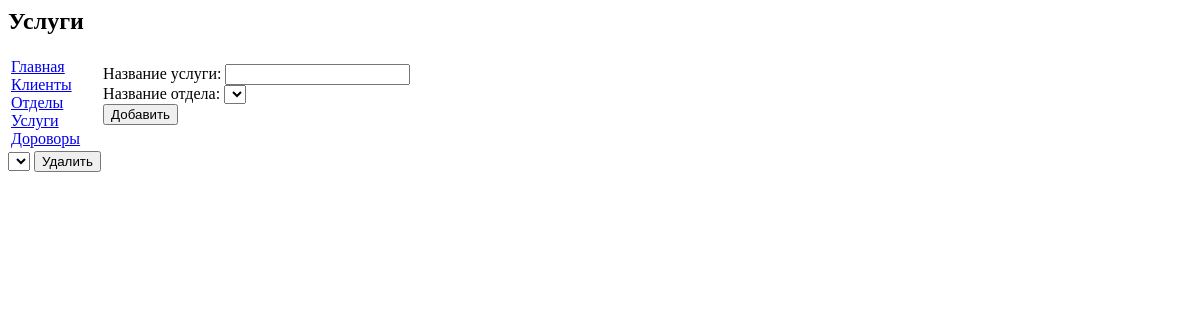
The app's page /services.php, older data.
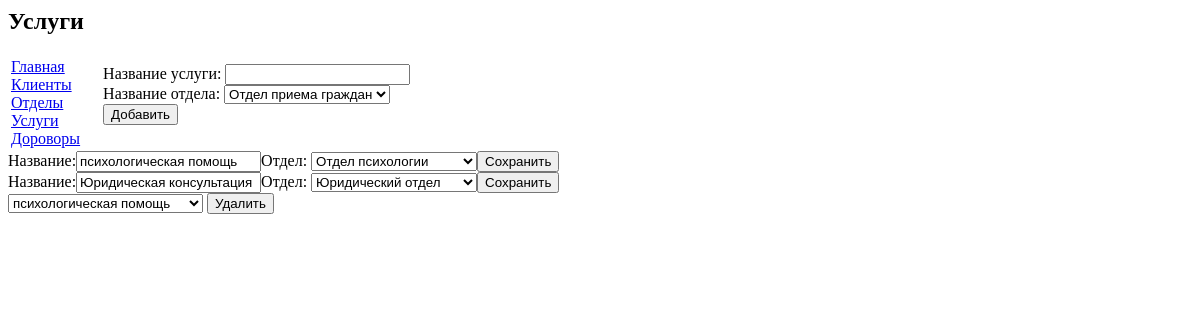
The same page, newer data.
### tables this page shows
CREATE TABLE IF NOT EXISTS `services` (
  `service_id` int(11) NOT NULL AUTO_INCREMENT,
  `name` varchar(255) NOT NULL,
  `department_id` int(11) NOT NULL,
  PRIMARY KEY (`service_id`),
  KEY `department_id` (`department_id`)
);

### services.php (the view, shortened to what this page needs)
<html>
<head>
    <link href="style.css" type="text/css" rel="stylesheet">
</head>
<body>
<h2>Услуги</h2>
<?php
$myConnect = mysql_connect('localhost:3306', 'root', '123456');
$mysql_query = mysql_query("select * from `services`", $myConnect);
$services = array();
while ($row = mysql_fetch_array($mysql_query)) {
    $services[] = $row;
}
$mysql_query = mysql_query("select * from `departments`", $myConnect);
$departments = array();
while ($row = mysql_fetch_array($mysql_query)) {
    $departments[] = $row;
}
?>
<table>
    <tr>
        <td class='menu'>
            <a href="index.php">Главная</a>
            <a href="clients.php">Клиенты</a>
            <a href="departments.php">Отделы</a>
            <a href="services.php">Услуги</a>
            <a href="contracts.php">Дороворы</a>
        </td>
        <td>
            <form action="services.php" method="post">
                <div>
                    <label>Название услуги:
                        <input type="text" name="name">
                    </label>
                </div>
                <div>
                    <label>Название отдела:
                        <select name='department_id'>
                            <?php
                            foreach ($departments as $department) {
                                $dname = $department["name"];
                                $did = $department["department_id"];
                                echo("<option value='$did'>$dname</option> ");
                            }
                            ?>
                        </select>
                    </label>
                </div>
                <div>
                    <input name="add" value="Добавить" type="submit"/>
                </div>
            </form>
        </td>
    </tr>
</table>
<?php
foreach ($services as $service) {
    $name = $service["name"];
    $department_id = $service["department_id"];
    echo("<form action='services.php' method='post'>");
    echo("<label>Название:<input type='text' name='name' value='$name'></label>");
    echo("<label>Отдел: <select name='department_id'>");
    foreach ($departments as $department) {
        $dname = $department["name"];
        $did = $department["department_id"];
        if($did ==$department_id ){
            echo("<option selected value='$did'>$dname</option> ");
        }else{
        echo("<option value='$did'>$dname</option> ");
        }
    }
    echo("</select>");
    echo("<input name='save' value='Сохранить' type='submit'/></form>");
}
?>
<form action="services.php" method="post">
    <select name='service_id'>
        <?php
        foreach ($services as $service) {
            $name = $service["name"];
            $id = $service["service_id"];
            echo("<option value='$id'>$name</option> ");
        }
        ?>
    </select>
    <input name='delete' value='Удалить' type='submit'/>
</form>
</body>
</html>

Row changes from the older to the newer data that the page shows:
added services: name "психологическая помощь"
added services: name "Юридическая консультация"
Text that changed along with them:
form field department_id: (not shown) → "Отдел приема граждан"
form field service_id: (not shown) → "психологическая помощь"
